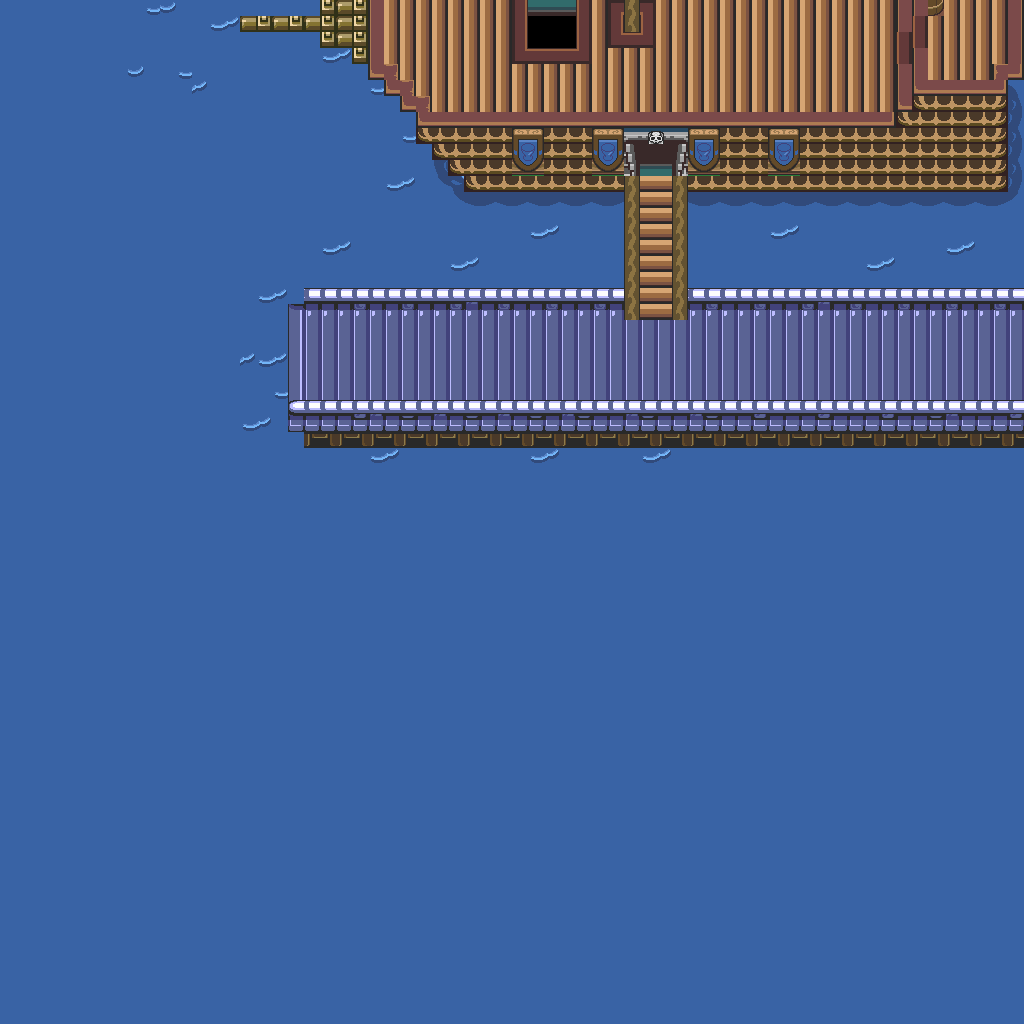

Rendered tile map (Tiled .tmx) drawn with the repository's tilesets; below, a short description and the map source with its tile grids summarised:
An orthogonal 64x64 tile map with 16x16 px tiles, 1 tile layer (base), 2 hidden layers not drawn and 4 objects.

<map version="1.10" tiledversion="1.12.1" orientation="orthogonal" renderorder="right-down" width="64" height="64" tilewidth="16" tileheight="16" infinite="0" nextlayerid="4" nextobjectid="5">
 <tileset firstgid="1" source="../classiciphone_pics4.tsx" />
 <layer id="1" name="base" width="64" height="64">
  <data>[4096 cells, 4096 non-empty, 66 distinct tile ids]</data>
 </layer>
 <layer id="2" name="collision" width="64" height="64" visible="0">
  <properties><property name="collision" value="true" /></properties>
  <data>[4096 cells, 469 non-empty, 1 distinct tile ids]</data>
 </layer>
 <layer id="3" name="water" width="64" height="64" visible="0">
  <properties><property name="terrain" value="water" /></properties>
  <data>[4096 cells, 3138 non-empty, 1 distinct tile ids]</data>
 </layer>
 <objectgroup id="4" name="npcs">
  <object id="1" x="832.0" y="64.0" width="16" height="16">
   <properties>
    <property name="script" type="string">-- Auto-converted from GraalScript
-- // Graal v1.3 NPC by Stefan Knorr
-- if (created){
-- // Initialize the attributes
-- showcharacter;
-- setcharprop #3,head901.png;
-- setcharprop #C0,black;
-- setcharprop #C1,black;
-- setcharprop #C2,gray;
-- setcharprop #C3,gray;
-- setcharprop #C4,red;
-- setcharprop #2,no-shield.png;
-- setcharprop #n,Pirate Scalper;
-- dir = 1;
-- ap=0;
-- setcharani classic_idle,;
end
-- [CLIENT-SIDE — server no-op]
-- if (playertouchsme) {
-- say2 arrrr you crazy land lubber!#b
-- Do you think you can just com'er#b
-- and ride on our pirate ship?;
-- }</property>
   </properties>
  </object>
  <object id="2" x="352.0" y="16.0" width="16" height="16">
   <properties>
    <property name="gani" value="block.png" />
    <property name="script" type="string">-- Auto-converted from GraalScript
-- if(created) {
-- setimgpart block.png,0,0,32,16;
-- drawunderplayer;
end</property>
   </properties>
  </object>
  <object id="3" x="288.0" y="288.0" width="16" height="16">
   <properties>
    <property name="gani" value="classic_bridgefix-1.png" />
    <property name="script" type="string">-- Auto-converted from GraalScript
-- // NPC made by Crono (Development)
-- [CLIENT-SIDE — server no-op]
-- function onCreated() {
-- drawunderplayer();
-- }</property>
   </properties>
  </object>
  <object id="4" x="288.0" y="432.0" width="16" height="16">
   <properties>
    <property name="gani" value="classic_bridgefix-2.png" />
    <property name="script" type="string">-- Auto-converted from GraalScript
-- // NPC made by Crono (Development)
-- [CLIENT-SIDE — server no-op]
-- function onCreated() {
-- drawunderplayer();
-- }</property>
   </properties>
  </object>
 </objectgroup>
</map>
